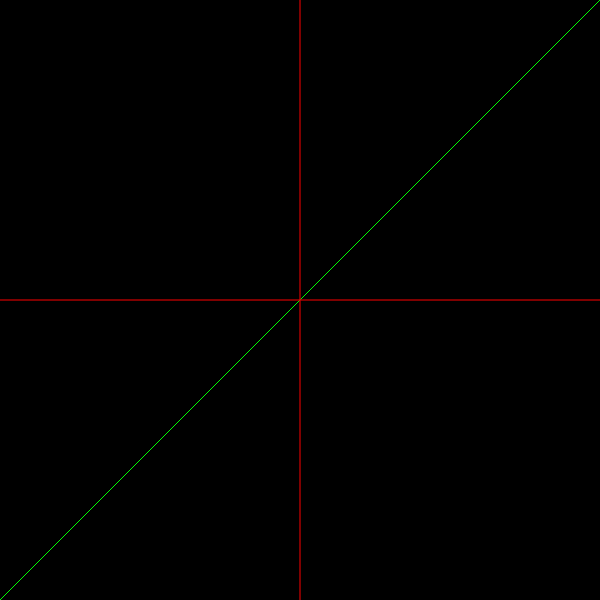
Frame 1 (no input)
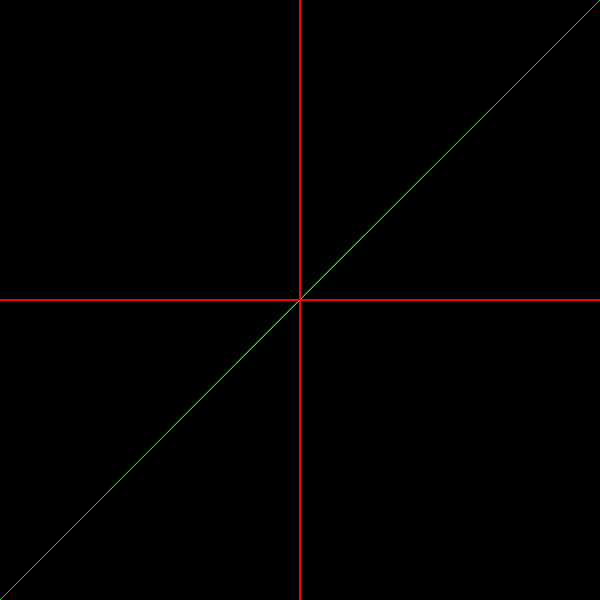
Frame 60 (no input)
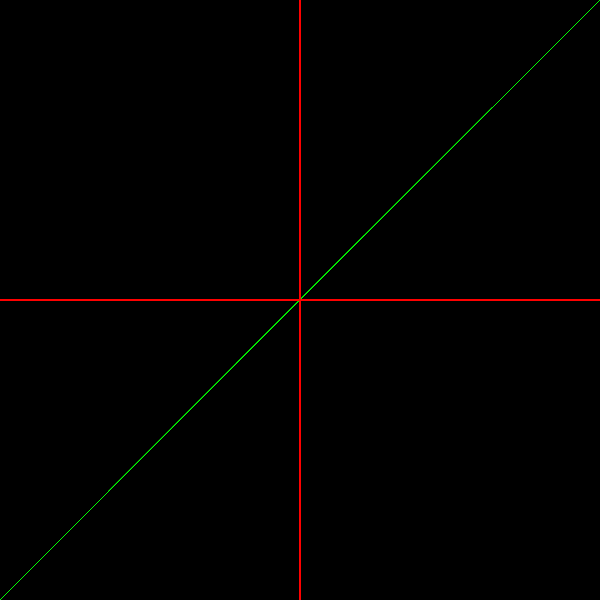
Frame 120 (the mouse pressed at the canvas centre since frame 60)

The p5.js sketch that drew these frames (run headless with seeded random() and noise() and a simulated clock; from frame 60 on, the mouse is pressed at the canvas centre):

// p5.js sketch
// ── sketch.js
let y, cy,gy,ccy;
 
function setup() {
  createCanvas(600, 600);
  angleMode(degrees);
  background(0);
  strokeWeight(1);
  translate(width / 2, height / 2); // move to center
  
  textSize(32);
}

function draw() {
  translate(width / 2, height / 2);
  //stroke(random(255),random(255),random(255));
   stroke(0,255,0);
  
  
    let sx = -width/2
    let fx = width
    let sy = (sx *1)+0;   // first order equation
    let csy = sy*-1;
    let fy = (fx* 1)+0;
    let cfy = fy*-1;
    line(sx,csy,fx,cfy);
     
    
  
  
  stroke(255,0,0);
  line(0,-height/2,0,height);
  line(-width/2,0,width,0);
  
  
  
}
